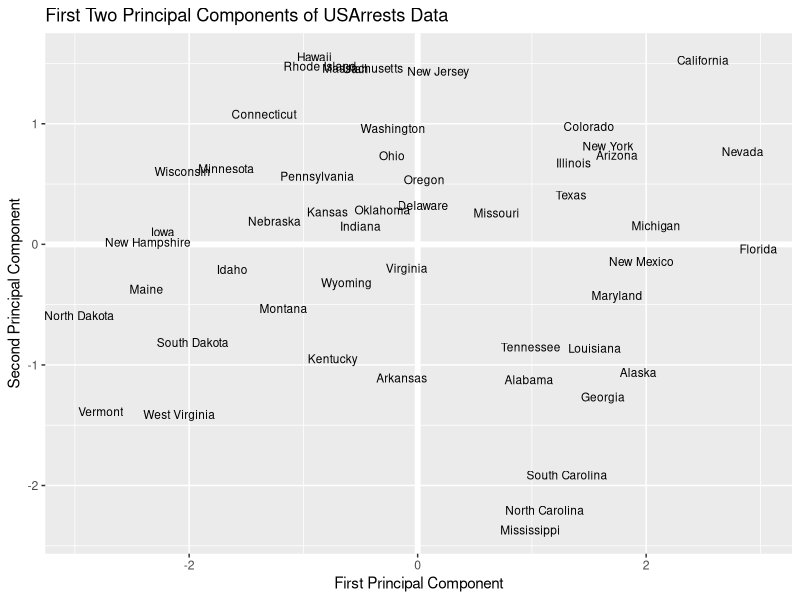
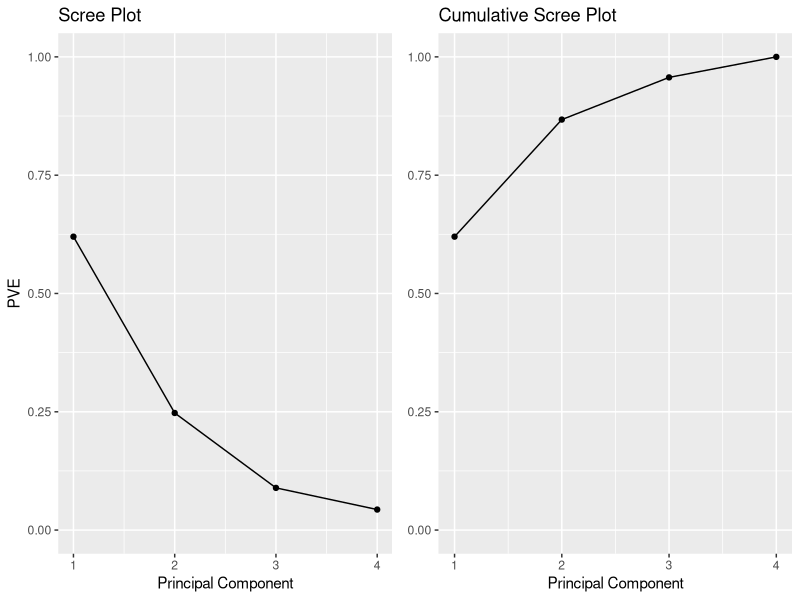
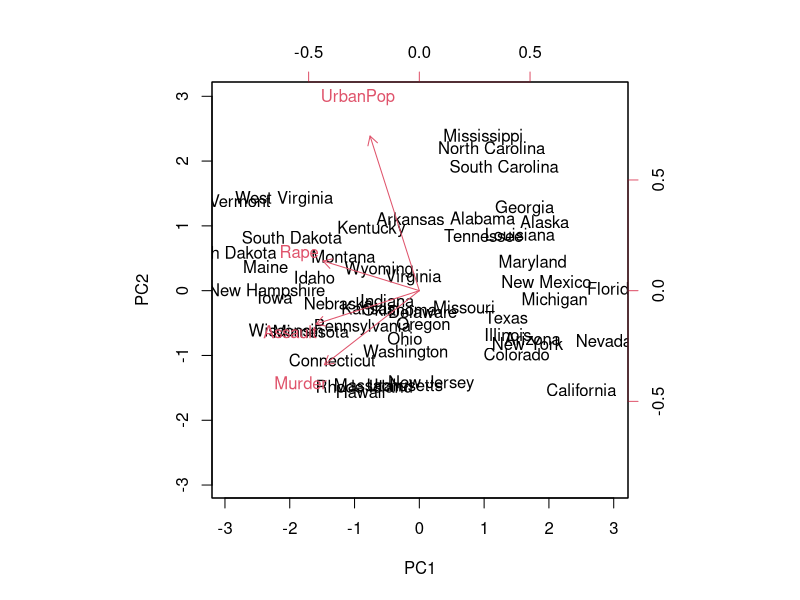

Write R code to recreate these figures, in order.
#PCA IN R

#understanding PCA

library(tidyverse) #data manipulation
library(gridExtra) #plot arrengement

data("USArrests")
head(USArrests)

#zero mean problem
apply(USArrests, 2, var)

scaled_df <- apply(USArrests,2,scale)
head(scaled_df)

#steps
#calculation of covariance
arrests.cov <- cov(scaled_df)
arrests.eigen <- eigen(arrests.cov)
str(arrests.eigen)

#let's took just the 2 vectors
phi <- arrests.eigen$vectors[,1:2]
phi <- -phi #software issue
row.names(phi) <- c("Murder", "Assault", "UrbanPop", "Rape")
colnames(phi) <- c("PC1", "PC2")

phi

# Calculate Principal Components scores
PC1 <- as.matrix(scaled_df) %*% phi[,1]
PC2 <- as.matrix(scaled_df) %*% phi[,2]
# Create data frame with Principal Components scores
PC <- data.frame(State = row.names(USArrests), PC1, PC2)
head(PC)

# Plot Principal Components for each State
ggplot(PC, aes(PC1, PC2)) + 
  modelr::geom_ref_line(h = 0) +
  modelr::geom_ref_line(v = 0) +
  geom_text(aes(label = State), size = 3) +
  xlab("First Principal Component") + 
  ylab("Second Principal Component") + 
  ggtitle("First Two Principal Components of USArrests Data")

PVE <- arrests.eigen$values / sum(arrests.eigen$values)
round(PVE, 2)

# PVE (aka scree) plot
PVEplot <- qplot(c(1:4), PVE) + 
  geom_line() + 
  xlab("Principal Component") + 
  ylab("PVE") +
  ggtitle("Scree Plot") +
  ylim(0, 1)

# Cumulative PVE plot
cumPVE <- qplot(c(1:4), cumsum(PVE)) + 
  geom_line() + 
  xlab("Principal Component") + 
  ylab(NULL) + 
  ggtitle("Cumulative Scree Plot") +
  ylim(0,1)

grid.arrange(PVEplot, cumPVE, ncol = 2)


#doing all this with built in functions
pca_result <- prcomp(USArrests, scale = TRUE)
names(pca_result)

pca_result$center
pca_result$sdev
pca_result$scale
pca_result$rotation

pca_result$x <- - pca_result$x
biplot(pca_result,scale = 0)


ve<-pca_result$sdev^2
pve <- ve/sum(ve)
round(pve,2)
